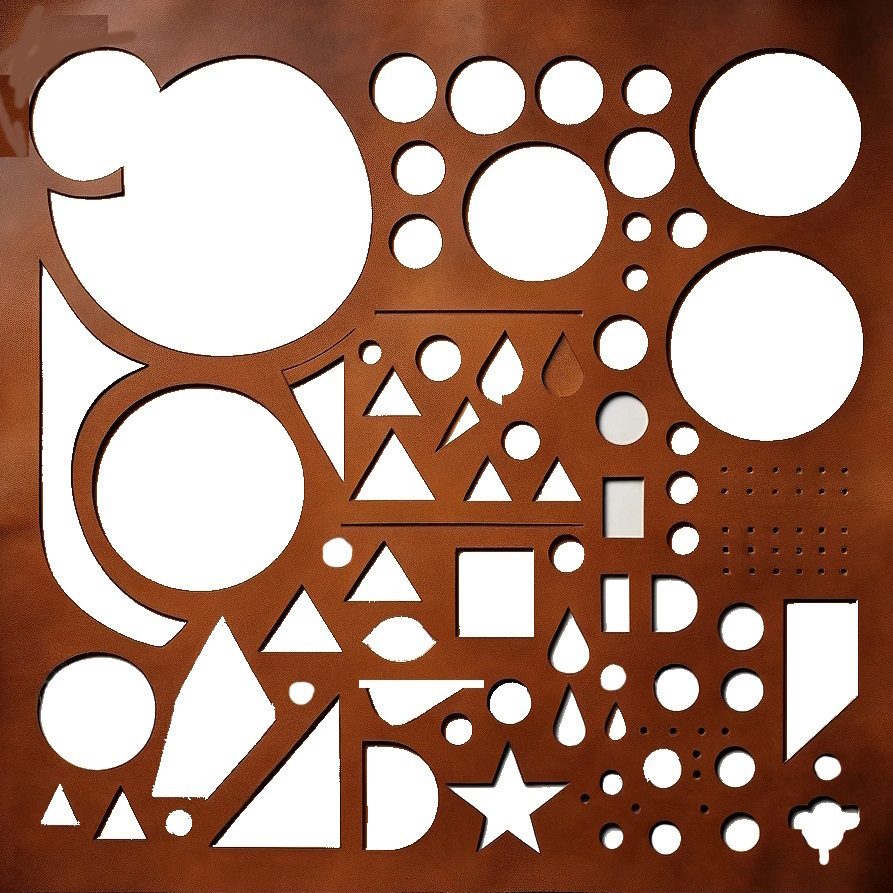
#> input picture leather_board_outline/CIRCOLOOS_leatherboard_white.jpg, 893 x 893 px
$ python test_outline.py
#> lines starting #> are read from the running program, lines starting #| are printed output that depends on the picture; after the words box and inside, x2 and y2 are one past the last pixel; in counts of white or black regions, pixels touching at a corner belong together
### leather_board_outline/outline_detection.py
from skimage import io
from skimage.color import rgb2gray
from skimage.filters import threshold_otsu
from skimage.measure import find_contours, approximate_polygon
from shapely.geometry import Polygon
import geojson
import numpy as np

def outline_detection_full_image(image_path:str,width_real:int, heigh_real:int,showStatistics=True ):
    """
     It creates 2D coorinates of the remaining leather and the cut ones.
     IMPORTANT The leather need to cover the entire image with the missing parts on white backround
    """
#> called with image_path = './CIRCOLOOS_leatherboard_white.jpg', width_real = 100, heigh_real = 100, showStatistics = True
    image_white = io.imread(image_path)
#> image_white is the input picture: shape (893, 893, 3); mean R, G, B 171.8, 135.1, 118.9
    # Flip the image horizontally (along the vertical axis)
    image_white = np.fliplr(image_white)
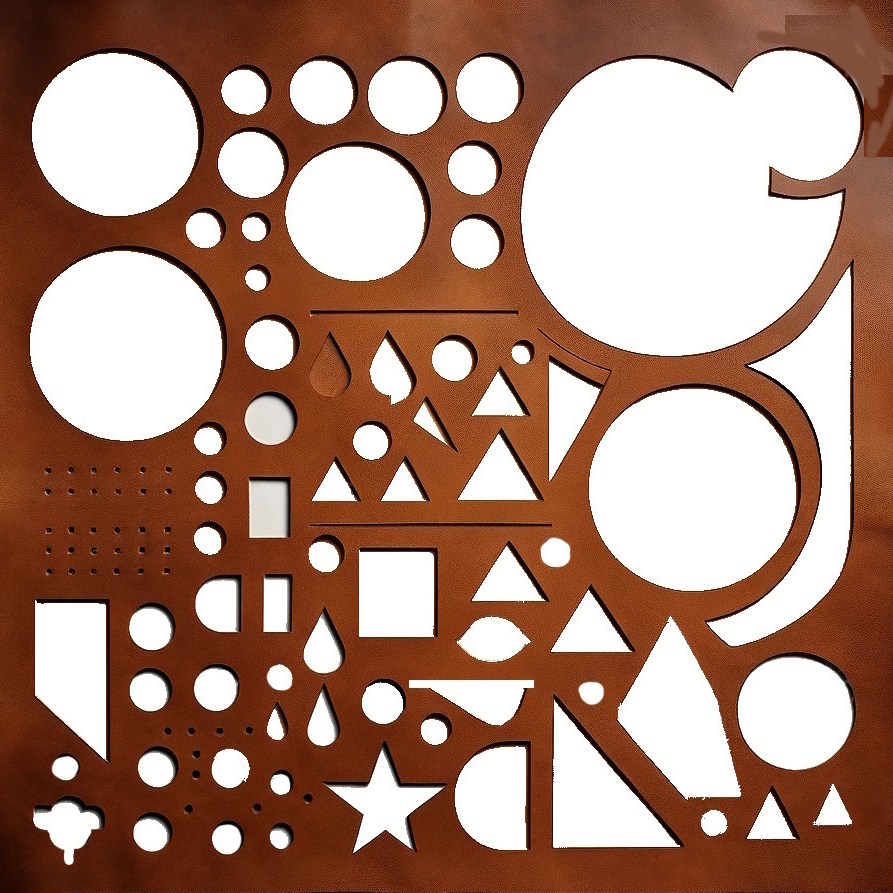
#> image_white: shape (893, 893, 3); mean R, G, B 171.8, 135.1, 118.9
    pixels_height, pixels_width  = image_white.shape[:2]
#> pixels_height = 893; pixels_width = 893
    initial_image_polygon = Polygon([(0, 0), (pixels_width, 0), (pixels_width, pixels_height), (0, pixels_height)])
    initial_image_polygon_area=initial_image_polygon.area
#> initial_image_polygon_area = 797449

    # Convert to grayscale
    gray_image_white = rgb2gray(image_white)
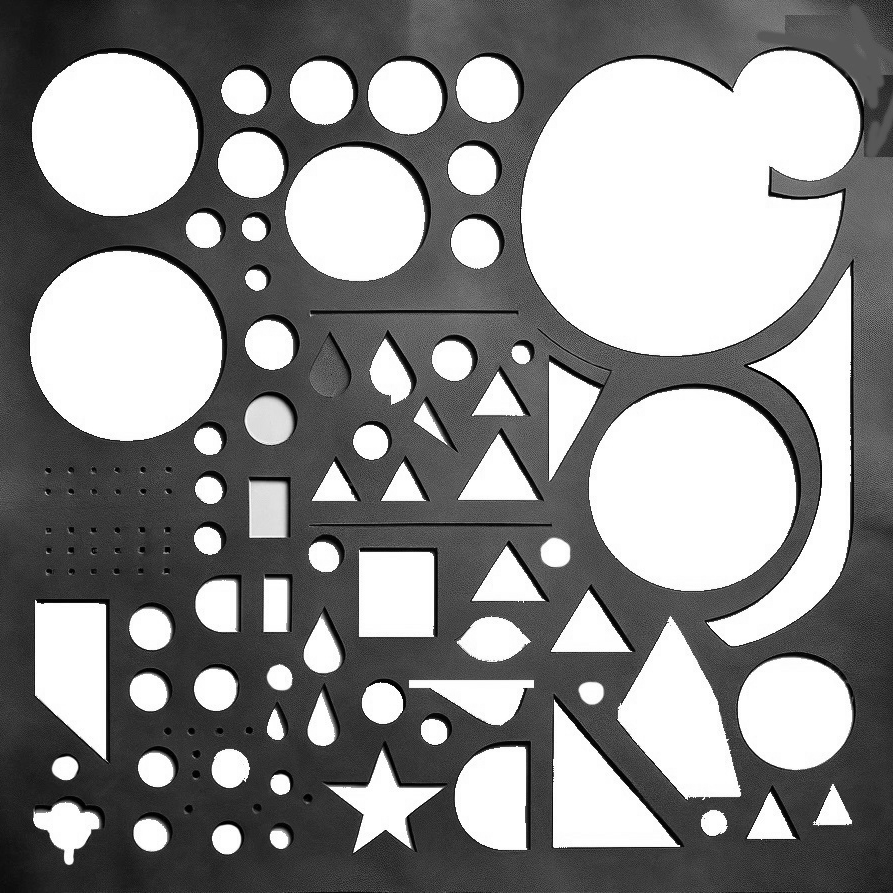
#> gray_image_white: shape (893, 893) float64; min 0, max 1, mean 0.556
    # calculating ratio to translate to real measurements
    real_area=width_real * heigh_real
    polygon_ratio= real_area/initial_image_polygon_area
#> polygon_ratio = 0.0125

    pixel_width_real=width_real/pixels_width
#> pixel_width_real = 0.112
    pixel_heigh_real=heigh_real/pixels_height
#> pixel_heigh_real = 0.112

    # Binarize the image based on thresholding
    thresh_white = threshold_otsu(gray_image_white)
#> thresh_white = 0.619
    binary_image_white = gray_image_white < thresh_white  # This time we invert the threshold for white shapes
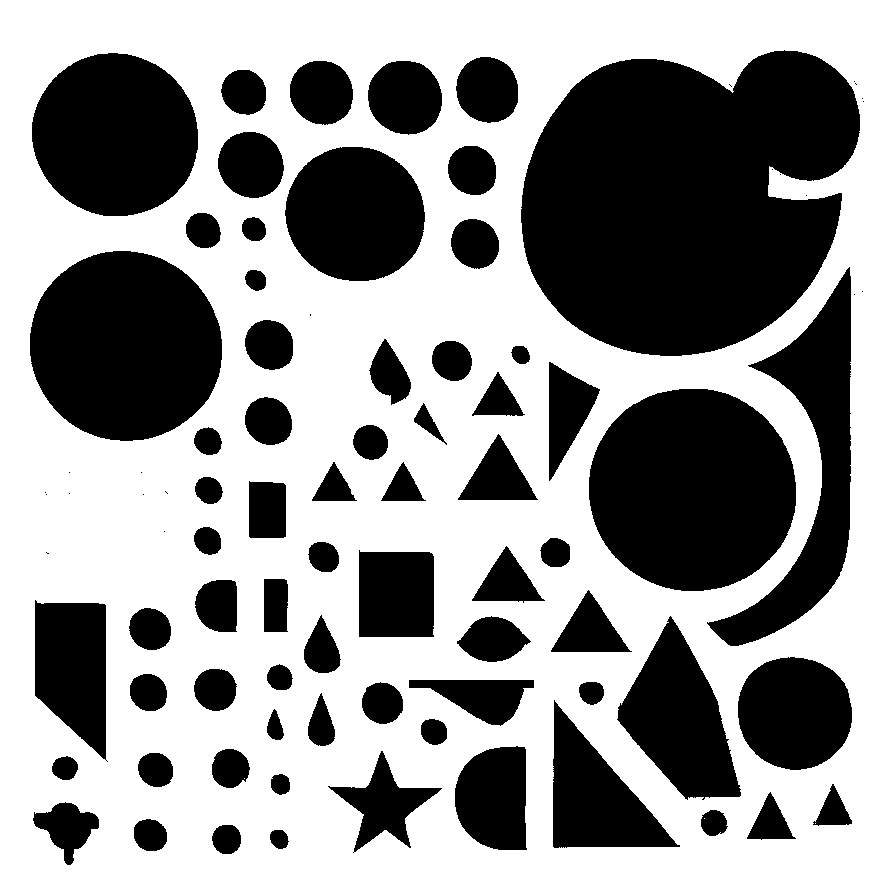
#> binary_image_white: shape (893, 893) bool; 59% white; 88 black regions (20 under 20 px), largest, box (x1, y1, x2, y2) and area: (521, 50, 860, 356) 79148, (589, 389, 796, 591) 33182, (30, 251, 222, 441) 28734
    # Find contours at a constant value of 0.8
    contours_white = find_contours(binary_image_white, 0.8)
#> contours_white = 92 point arrays, longest 1559 points
    # shapes of removed shapes inside the leather board
    shapes_coordinates_white = []
    # the polygon of the leather board to be recycled
    remaining_polygon=initial_image_polygon
    areaPolygon_white_real=0
    # go thou all shapes that have been removed - indicated by white in the original image !!!
    for contour in contours_white:
        # Approximate the contour to reduce the number of points
        approx = approximate_polygon(contour, tolerance=0.1)
        try:
            area=Polygon(approx).area
        except:
            # print(f"problematic polygon: {approx}")
            continue
        if area > 10:
            shapes_coordinates_white.append(approx)
            areaPolygon_white_real=areaPolygon_white_real + Polygon(approx).area * polygon_ratio
            remaining_polygon = remaining_polygon.difference(Polygon(approx))
#> this loop made 92 passes
#> (area, areaPolygon_white_real) on passes 1, 2, 3, 4, 5, 6, 12, 13, 14, 18, 19, 20: (79484.9, 996.7), (21438.1, 1265.6), (3299.9, 1307), (3257.3, 1347.8), (4395, 1402.9), (1634.1, 1423.4), (3470.1, 1466.9), (1941.7, 1491.3), (14930.6, 1678.5), (1001.7, 1691.1), (478.4, 1697.1), (1917.4, 1721.1)
#> after the loop, areaPolygon_white_real = 4146.3; shapes_coordinates_white = 68 point arrays, longest 562 points


    remaining_polygon_area_real=remaining_polygon.area *polygon_ratio
#> remaining_polygon_area_real = 5853.7
    initial_image_polygon_area_real=initial_image_polygon_area*polygon_ratio
#> initial_image_polygon_area_real = 10000
    ration_remaining=(initial_image_polygon_area_real-areaPolygon_white_real)/initial_image_polygon_area_real * 100
#> ration_remaining = 58.54
    should_be_zero=initial_image_polygon_area_real - (areaPolygon_white_real+remaining_polygon_area_real)
#> should_be_zero = 3.64e-12
    statistics=f'''Entire (outline) sheet area: {initial_image_polygon_area_real:.2f}cm2,
    remaining leather: {remaining_polygon_area_real:.2f}cm2,
    cut area: {areaPolygon_white_real:.2f}cm2,
    ratio remaining: {ration_remaining:.2f} %,
    sanity check : {should_be_zero:.2f}cm2'''

    if showStatistics:
        print(statistics)
#| Entire (outline) sheet area: 10000.00cm2,
#|     remaining leather: 5853.66cm2,
#|     cut area: 4146.34cm2,
#|     ratio remaining: 58.54 %,
#|     sanity check : 0.00cm2


    # Convert the Shapely polygon to a GeoJSON Feature
#> (the run stopped early here; a loop or call above may not have finished)

$ run again, with leather_board_outline/CIRCOLOOS_leatherboard_white_40.jpg copied over leather_board_outline/CIRCOLOOS_leatherboard_white.jpg
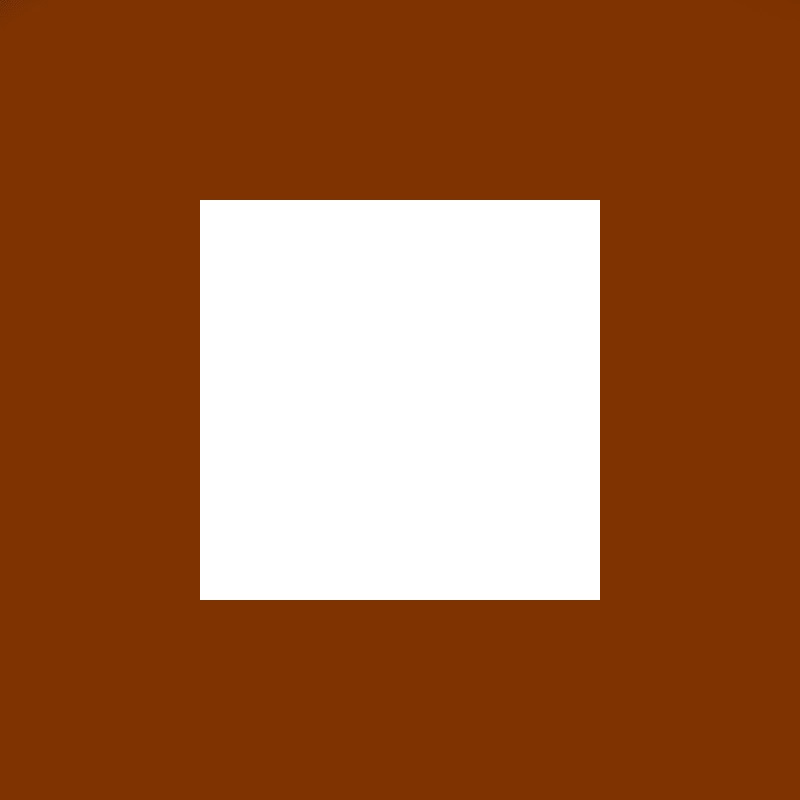
#> input picture leather_board_outline/CIRCOLOOS_leatherboard_white_40.jpg, 800 x 800 px
#> in outline_detection_full_image, image_white is the input picture: shape (800, 800, 3); mean R, G, B 159, 102, 64.5
#> in outline_detection_full_image, `gray_image_white = rgb2gray(image_white)`:
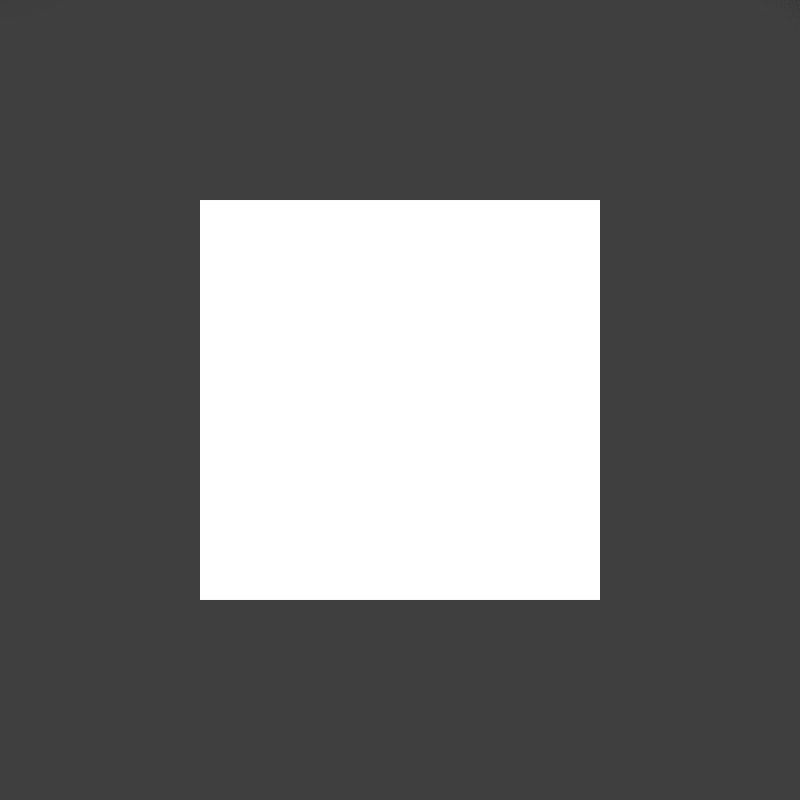
#> gray_image_white: shape (800, 800) float64; min 0.188, max 1, mean 0.437
#> thresh_white = 0.292
#> in outline_detection_full_image, `binary_image_white = gray_image_white < thresh_white`:
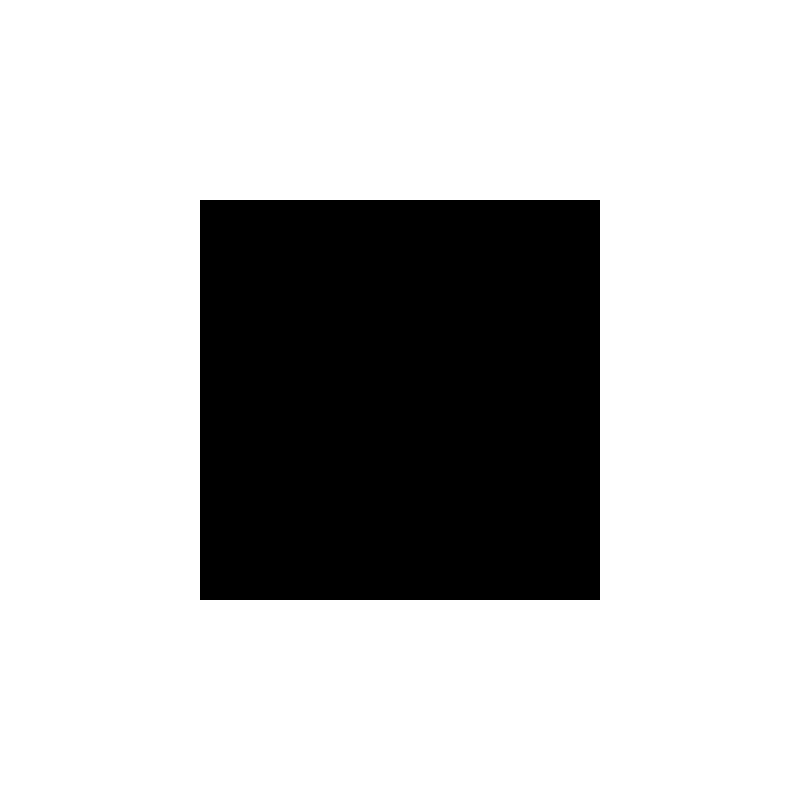
#> binary_image_white: shape (800, 800) bool; 75% white; 1 black region, box (x1, y1, x2, y2) and area: (200, 200, 600, 600) 160000
#> contours_white = 1 point arrays, longest 1601 points
#> the loop in outline_detection_full_image, `for contour in contours_white:` made 1 pass
#> (area, areaPolygon_white_real) on pass 1: (160479.1, 2507.5)
#> after the loop in outline_detection_full_image, `for contour in contours_white:`: areaPolygon_white_real = 2507.5; shapes_coordinates_white = 1 point arrays, longest 9 points
#> remaining_polygon_area_real = 7492.5
#> ration_remaining = 74.93
#> should_be_zero = 0
#| Entire (outline) sheet area: 10000.00cm2,
#|     remaining leather: 7492.51cm2,
#|     cut area: 2507.49cm2,
#|     ratio remaining: 74.93 %,
#|     sanity check : 0.00cm2
